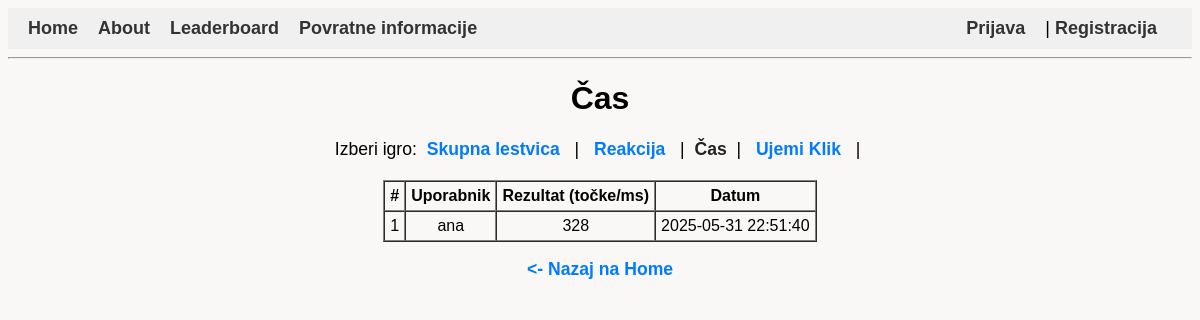
The app's page /?page=leaderboard&game=timergame with its own data.
### tables this page shows
CREATE TABLE `rezultati` (
  `id` int(11) NOT NULL,
  `user_id` int(11) DEFAULT NULL,
  `rezultat` int(11) NOT NULL,
  `datum` datetime DEFAULT current_timestamp(),
  `igra` varchar(50) NOT NULL DEFAULT 'reakcijaIgra'
);

CREATE TABLE `uporabniki` (
  `id` int(11) NOT NULL,
  `username` varchar(50) NOT NULL,
  `geslo` varchar(255) NOT NULL,
  `vloga` varchar(20) NOT NULL DEFAULT 'user'
);

### leaderboard.php (the view, shortened to what this page needs)
<?php
require 'db.php';
$igre = [
    'skupno'       => 'Skupna lestvica',
    'reakcijaIgra' => 'Reakcija',
    'timergame'    => 'Čas',
    'ujemi'        => 'Ujemi Klik',
];
$izbranaIgra = $_GET['game'] ?? 'skupno';
if ($izbranaIgra === 'skupno') {
    $stmt = $pdo->query("
        SELECT r.id, r.rezultat, r.datum, u.username, r.igra
        FROM rezultati r
        LEFT JOIN uporabniki u ON r.user_id = u.id
        ORDER BY r.rezultat ASC
        LIMIT 10
    ");
    $rezultati = $stmt->fetchAll();
} elseif (isset($igre[$izbranaIgra])) {
    $stmt = $pdo->prepare("
        SELECT r.id, r.rezultat, r.datum, u.username
        FROM rezultati r
        LEFT JOIN uporabniki u ON r.user_id = u.id
        WHERE r.igra = ?
        ORDER BY r.rezultat ASC
        LIMIT 10
    ");
    $stmt->execute([$izbranaIgra]);
    $rezultati = $stmt->fetchAll();
} else {
    header('Location: ?page=leaderboard&game=skupno');
    exit;
}
?>
<h1><?= htmlspecialchars($igre[$izbranaIgra]) ?></h1>
<p>
    Izberi igro:
    <?php foreach ($igre as $key => $ime): ?>
        <?php if ($key === $izbranaIgra): ?>
            <strong><?= htmlspecialchars($ime) ?></strong>
        <?php else: ?>
            <a href="?page=leaderboard&game=<?= urlencode($key) ?>"><?= htmlspecialchars($ime) ?></a>
        <?php endif; ?>
        &nbsp;|&nbsp;
    <?php endforeach; ?>
</p>
<table border="1" cellpadding="5" cellspacing="0" style="margin:auto; text-align:center;">
    <thead>
        <tr>
            <th>#</th>
            <th>Uporabnik</th>
            <th>Rezultat (točke/ms)</th>
            <th>Datum</th>
        </tr>
    </thead>
    <tbody>
        <?php if (count($rezultati) === 0): ?>
            <tr>
                <td colspan="<?= ($izbranaIgra === 'skupno') ? 5 : 4 ?>" style="text-align:center; color:#666;">
                    Ni še rezultatov za to igro.
                </td>
            </tr>
        <?php else: ?>
            <?php $st = 1; foreach ($rezultati as $v): ?>
                <tr>
                    <td><?= $st ?></td>
                    <td><?= htmlspecialchars($v['username']) ?></td>
                    <td><?= (int)$v['rezultat'] ?></td>
                    <td><?= htmlspecialchars($v['datum']) ?></td>
                </tr>
            <?php $st++; endforeach; ?>
        <?php endif; ?>
    </tbody>
</table>
<p style="text-align:center;">
    <a href="?page=home"><- Nazaj na Home</a>
</p>

### style.css (style rules this page uses)
body { font-family: sans-serif; text-align: center; background-color:#f9f8f6; }
p { margin-bottom: 20px; font-size: 1.1em; }
p a { color: #007BFF; text-decoration: none; font-weight: 600; margin: 0 5px; }
p strong { font-weight: 700; color: #222; }

### records on screen
rezultati: user.username "ana", rezultat "328", datum "2025-05-31 22:51:40"

### other values on screen
$igre[$izbranaIgra] "Čas"
$ime "Skupna lestvica"
$ime "Reakcija"
$ime "Čas"
$ime "Ujemi Klik"
